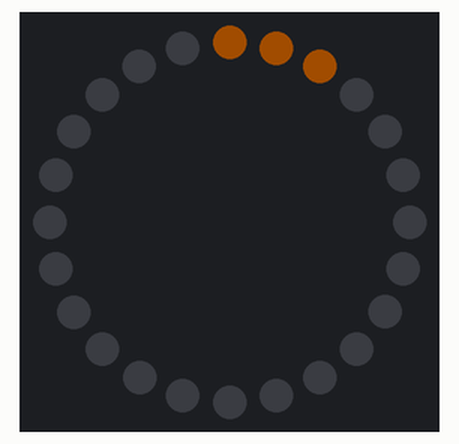
Recording of a sketch running on a simulated Arduino Uno, built with avr-gcc and run on an emulated ATmega328P. Parts: 24 RGB LEDs in a ring, first at the top, clockwise. Dim RGB values are drawn brighter than linear.

Above: at 0.6 s.
At 4.2 s:
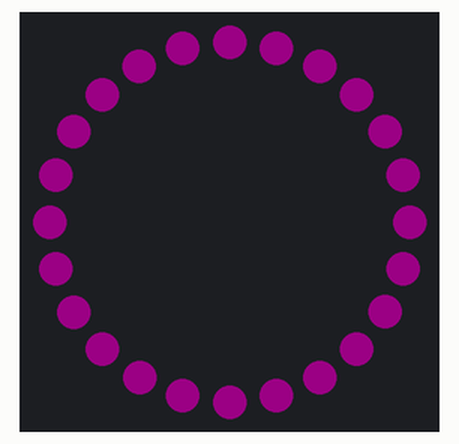
At 9.9 s:
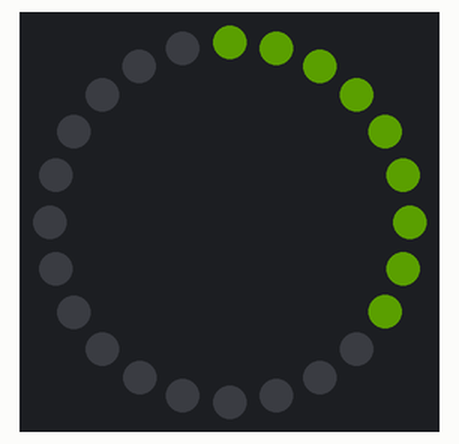
At 20.2 s:
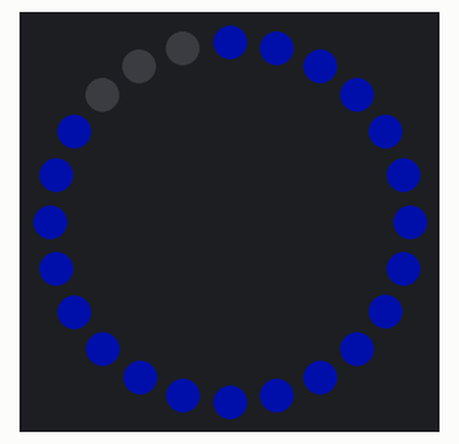
At 29.1 s:
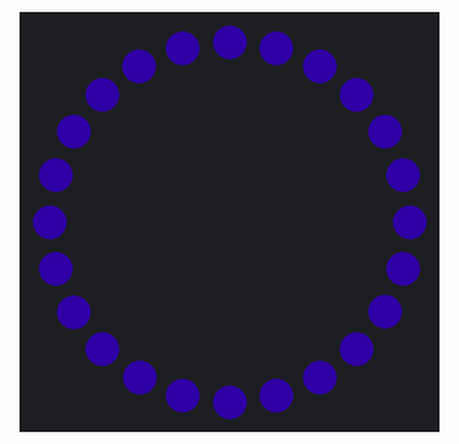
At 39.4 s:
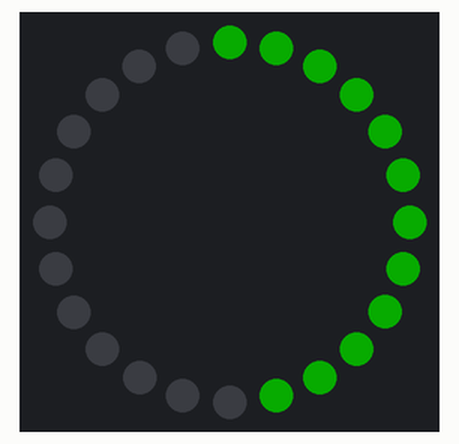

Measured:
- what the display in image 0 shows lasts 0.5 s, from 0.5 s to 1.0 s

The sketch:

neopixel.ino
```cpp
#include <Adafruit_NeoPixel.h>

const byte NEO_PIN = 12;
const byte NUM_PIXELS = 24;
Adafruit_NeoPixel ledRing = Adafruit_NeoPixel(NUM_PIXELS, NEO_PIN, NEO_GRB + NEO_KHZ800);

byte ledCounter = 0;
byte gLedStep = 3;
byte gColorStep = 9;
byte gColorIdx = 0;

void setup() {
  ledRing.begin();
  ledRing.setBrightness(50);  // btw 0 - 127
}


void loop() {
  lightLedRing(0, ledCounter, gColorIdx);

  delay(500);
  ledCounter += gLedStep;
  gColorIdx += gColorStep * gLedStep;
  if (ledCounter > NUM_PIXELS) {
    clearLedRing();
    ledCounter = gLedStep;
    gColorIdx = 0;
  }
}

void clearLedRing() {
  for(int i = 0; i<NUM_PIXELS; i++){
    ledRing.setPixelColor(i, 0x000000);
    ledRing.show();
  }
}

void lightLedRing(int startIndex, int nPixels, int colorIdx) {
  for(int i=startIndex;i<startIndex+nPixels;i++){
    ledRing.setPixelColor(i, colorWheel(colorIdx));
    ledRing.show();
  }
}

uint32_t colorWheel(byte WheelPos) {
  WheelPos = 255 - WheelPos;
  if(WheelPos < 85) {
    return ledRing.Color(255 - WheelPos * 3, 0, WheelPos * 3);
  }
  if(WheelPos < 170) {
    WheelPos -= 85;
    return ledRing.Color(0, WheelPos * 3, 255 - WheelPos * 3);
  }
  WheelPos -= 170;
  return ledRing.Color(WheelPos * 3, 255 - WheelPos * 3, 0);
}

uint32_t dimColor(uint32_t color, uint8_t width) {
   return (((color&0xFF0000)/width)&0xFF0000) + (((color&0x00FF00)/width)&0x00FF00) + (((color&0x0000FF)/width)&0x0000FF);
}
```
